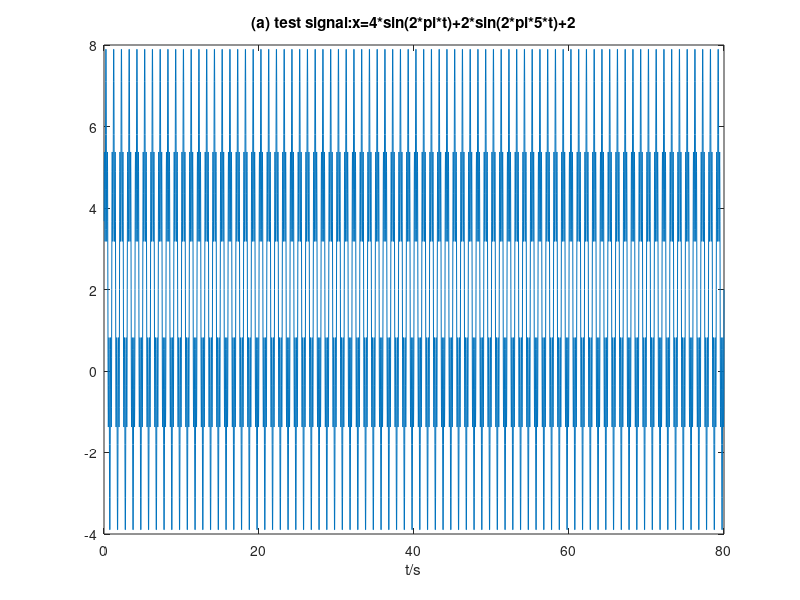
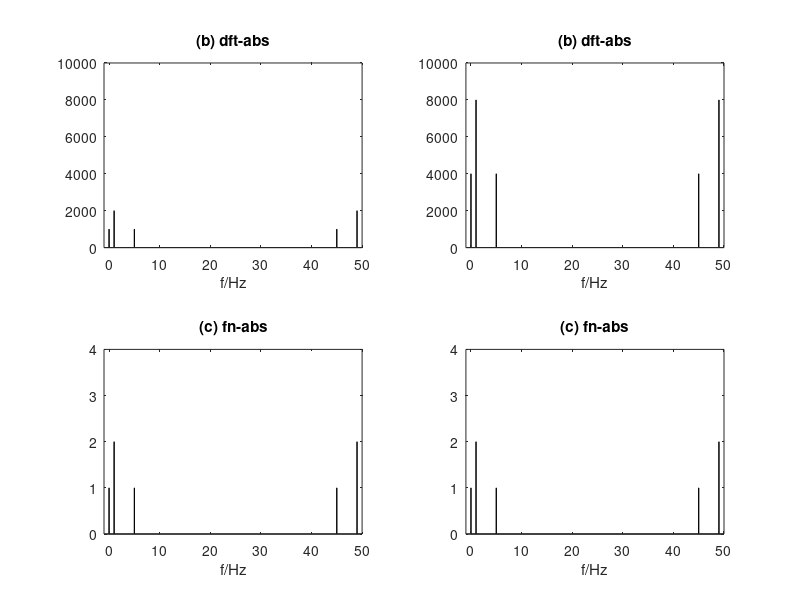
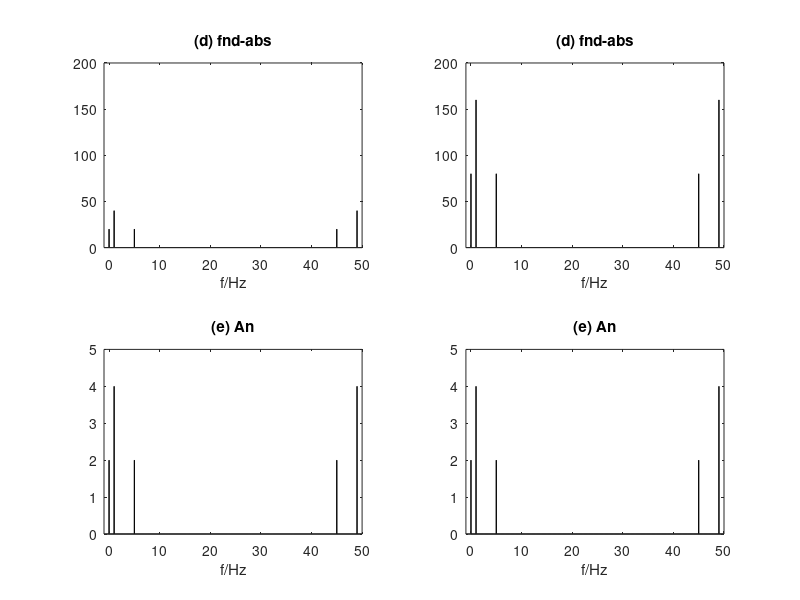
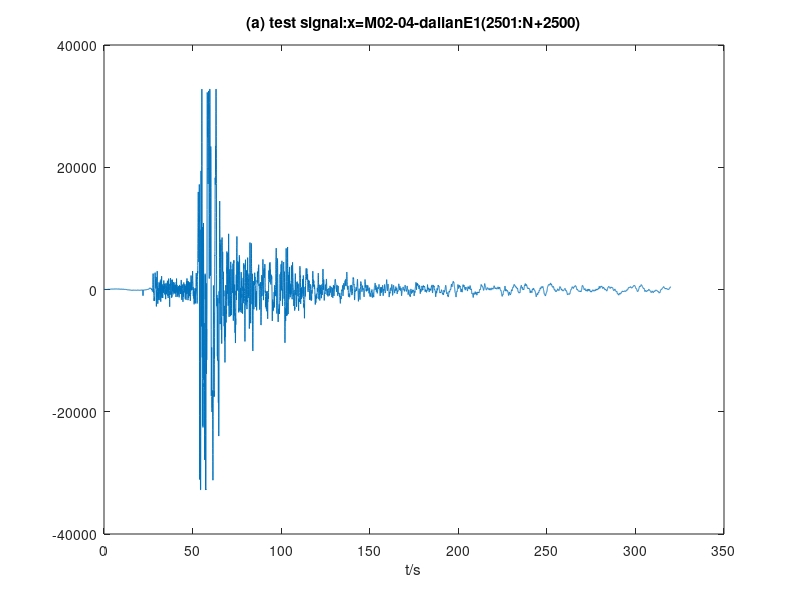

MATLAB code for these plots, in order:
%M02_06_fft_abs.m计算时间序列的DFT绝对值、
%按时间窗归一化的傅里叶谱振幅绝对值、
%傅里叶振幅谱密度绝对值
%傅里叶谱的真振幅
% 第一类信号：持续的周期信号
% x(t)=3*sin(2*pi*t)+1.5*sin(2*pi*5*t)+2
%dt=0.01s,N=1024,t=dt*(1:N)
clearvars
dt=0.02;
N=1000;
t=dt*(1:N);
df=1/(N*dt);
f=df*(1:N)-df;
x=4*sin(2*pi*t)+2*sin(2*pi*5*t)+2;
y=fft(x);
dft_abs=abs(y);
dft_abs(1)=dft_abs(1)/2;
fn_abs=abs(y/N);
fn_abs(1)=fn_abs(1)/2;
fnd_abs=abs(dt*y);
fnd_abs(1)=fnd_abs(1)/2;
an=2*abs(y)/N;
an(1)=an(1)/2;
N1=4000;
t1=dt*(1:N1);
df1=1/(N1*dt);
f1=df1*(1:N1)-df1;
x1=4*sin(2*pi*t1)+2*sin(2*pi*5*t1)+2;
%--------------------------------------------------------------------------
figure
plot(t1(1:N1),x1(1:N1))
xlabel('t/s')
title('(a) test signal:x=4*sin(2*pi*t)+2*sin(2*pi*5*t)+2')
%--------------------------------------------------------------------------
figure
y1=fft(x1);
dft_abs1=abs(y1);
dft_abs1(1)=dft_abs1(1)/2;
subplot(221)
bar(f(1:N),dft_abs(1:N),0.2)
axis([-1 df*N 0 10000])
title('(b) dft-abs')
xlabel('f/Hz')
%------------------------------------
subplot(222)
bar(f1(1:N1),dft_abs1(1:N1),0.2)
axis([-1 df1*N1 0 10000])
title('(b) dft-abs')
xlabel('f/Hz')
%-------------------------------------
fn_abs1=abs(y1/N1);
fn_abs1(1)=fn_abs1(1)/2;
subplot(223)
bar(f(1:N),fn_abs(1:N),0.2)
axis([-1 df*N 0 4])
title('(c) fn-abs')
xlabel('f/Hz')
subplot(224)
bar(f1(1:N1),fn_abs1(1:N1),0.2)
axis([-1 df1*N1 0 4])
title('(c) fn-abs')
xlabel('f/Hz')
%--------------------------------------------------------------------------
figure
fnd_abs1=abs(dt*y1);
fnd_abs1(1)=fnd_abs1(1)/2;
subplot(221)
bar(f(1:N),fnd_abs(1:N),0.2)
axis([-1 df*N 0 200])
title('(d) fnd-abs')
xlabel('f/Hz')
subplot(222)
bar(f1(1:N1),fnd_abs1(1:N1),0.2)
axis([-1 df1*N1 0 200])
title('(d) fnd-abs')
xlabel('f/Hz')
an1=2*abs(y1)/N1;
an1(1)=an1(1)/2;
subplot(223)
bar(f(1:N),an(1:N),0.2)
axis([-1 df*N 0 5])
title('(e) An')
xlabel('f/Hz')
subplot(224)
bar(f1(1:N1),an1(1:N1),0.2)
axis([-1 df1*N1 0 5])
title('(e) An')
xlabel('f/Hz')
%--------------------------------------------------------------------------
%使用地震记录波形
N1=16000;
N=8000;
load M02_04_dalianE1.txt; % 读入一道波形数据
x1(1:N1)=M02_04_dalianE1(2501:N1+2500);
x(1:N)=M02_04_dalianE1(2501:N+2500);
dt=0.02;
t=dt*(1:N);
df=1/(N*dt);
f=df*(1:N)-df;
y=fft(x);
dft_abs=abs(y);
dft_abs(1)=dft_abs(1)/2;
fn_abs=abs(y/N);
fn_abs(1)=fn_abs(1)/2;
fnd_abs=abs(dt*y);
fnd_abs(1)=fnd_abs(1)/2;
an=2*abs(y)/N;
an(1)=an(1)/2;
t1=dt*(1:N1);
df1=1/(N1*dt);
f1=df1*(1:N1)-df1;
%--------------------------------------------------------------------------
figure
plot(t1(1:N1),x1(1:N1))
xlabel('t/s')
title('(a) test signal:x=M02-04-dalianE1(2501:N+2500)')
%--------------------------------------------------------------------------
figure
y1=fft(x1);
dft_abs1=abs(y1);
dft_abs1(1)=dft_abs1(1)/2;
subplot(221)
bar(f(1:N),dft_abs(1:N),0.2)
%axis([-1 df*N 0 5000])
axis([-1 df*N 0 8000000])
title('(b) dft-abs')
xlabel('f/Hz')
%------------------------------------
subplot(222)
bar(f1(1:N1),dft_abs1(1:N1),0.2)
axis([-1 df1*N1 0 8000000])
title('(b) dft-abs')
xlabel('f/Hz')
%-------------------------------------
fn_abs1=abs(y1/N1);
fn_abs1(1)=fn_abs1(1)/2;
subplot(223)
bar(f(1:N),fn_abs(1:N),0.2)
axis([-1 df*N 0 1200])
title('(c) fn-abs')
xlabel('f/Hz')
subplot(224)
bar(f1(1:N1),fn_abs1(1:N1),0.2)
axis([-1 df1*N1 0 1200])
title('(c) fn-abs')
xlabel('f/Hz')
%--------------------------------------------------------------------------
figure
fnd_abs1=abs(dt*y1);
fnd_abs1(1)=fnd_abs1(1)/2;
subplot(221)
bar(f(1:N),fnd_abs(1:N),0.2)
axis([-1 df*N 0 200000])
title('(d) fnd-abs')
xlabel('f/Hz')
subplot(222)
bar(f1(1:N1),fnd_abs1(1:N1),0.2)
axis([-1 df1*N1 0 200000])
title('(d) fnd-abs')
xlabel('f/Hz')
an1=2*abs(y1)/N1;
an1(1)=an1(1)/2;
subplot(223)
bar(f(1:N),an(1:N),0.2)
axis([-1 df*N 0 1500])
title('(e) An')
xlabel('f/Hz')
subplot(224)
bar(f1(1:N1),an1(1:N1),0.2)
axis([-1 df1*N1 0 1500])
title('(e) An')
xlabel('f/Hz')
